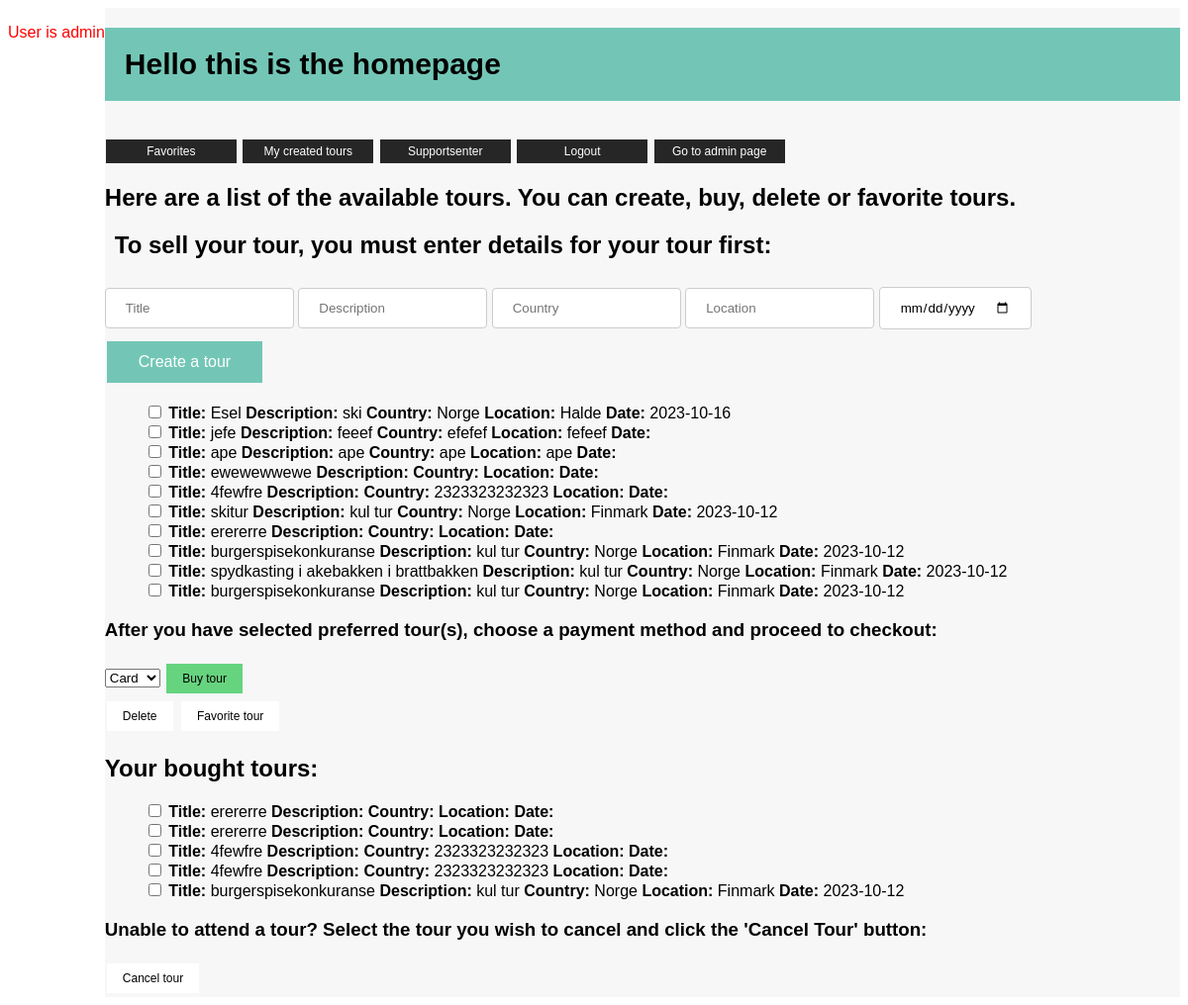
Page /homepage on the earlier database version.
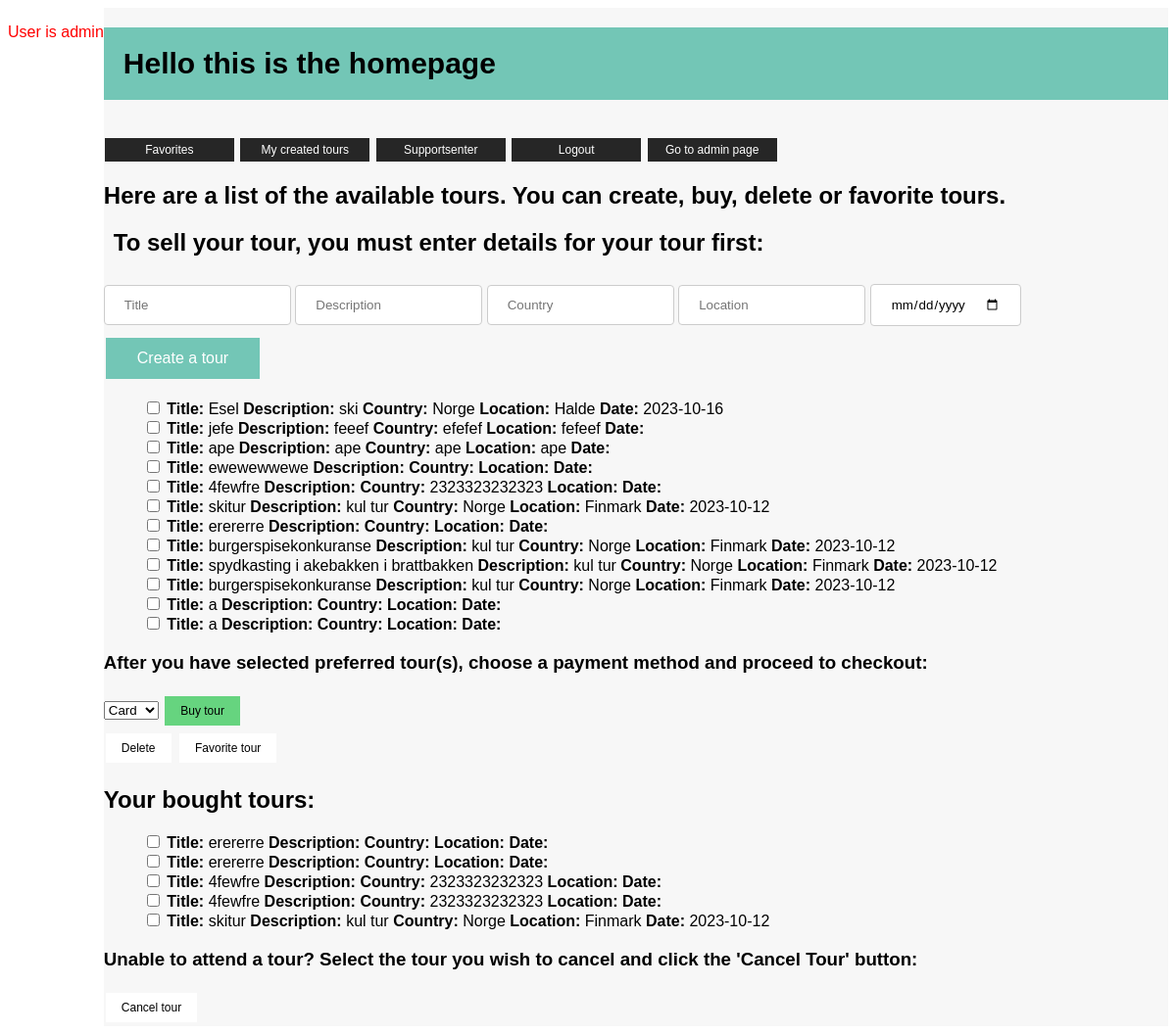
Same page on the later database version.
### tables this page shows
CREATE TABLE Tour(
                ID INTEGER PRIMARY KEY AUTOINCREMENT,
                Title TEXT,
                Description TEXT,
                Country TEXT,
                Location TEXT,
                Date DATETIME
    );

CREATE TABLE TourBooked(
                User_ID INTEGER,
                Tour_ID INTEGER
    );

### app.py (the view)
@application.route('/homepage')
def homepage():
    global global_user_id
    list_tours = get_list_tours()
    list_of_bought_tours = get_list_of_user_bought_tours(global_user_id)
    is_admin = get_user_online_is_admin
    return render_template('/homepage.html', is_admin=is_admin, list_of_tours=list_tours, list_of_bought_tours=list_of_bought_tours)

### backend/database/Tour.py (called while the page is built)
def list_of_user_bought_tours(global_id):
    db = sqlite3.connect('backend/database/database.db')
    cursor = db.cursor()
    cursor.execute('''SELECT *
        FROM Tour
        INNER JOIN TourBooked on Tour.ID = TourBooked.Tour_ID
        WHERE TourBooked.User_ID = ?''', (global_id,))
    list_of_bought_tours = cursor.fetchall()
    db.close()
    return list_of_bought_tours

def list_tours():
    db = sqlite3.connect('backend/database/database.db')
    cursor = db.cursor()
    cursor.execute("SELECT * from Tour")
    list = cursor.fetchall()
    return list

### backend/handler/tour_handler.py (called while the page is built)
def get_list_tours():
    return list_tours()

def get_list_of_user_bought_tours(global_id):
    return list_of_user_bought_tours(global_id)

### frontend/templates/homepage.html (shortened to what this page needs)
<!DOCTYPE html>
<html lang="en">
<head>
    <link rel="stylesheet" type="text/css" href="{{ url_for('static', filename='css/homepage.css') }}">
</head>
<body>
<div id="grid">
    {% if is_admin %}
    <p style="color: red;">User is admin</p>
    {% endif %}
    <div id="colored_body">
    <h1 id="intro">Hello this is the homepage</h1><br>
    <a href="{{ url_for('favorites') }}" class="top_links_styling">Favorites</a>
    <a href="{{ url_for('who_bought') }}" class="top_links_styling">My created tours</a>
    <a href="{{ url_for('support_senter') }}" class="top_links_styling">Supportsenter</a>
    <a href="{{ url_for('index') }}" class="top_links_styling">Logout</a>
        {% if is_admin %}
            <a href="{{ url_for('adminpage') }}" class="top_links_styling">Go to admin page</a>
        {% endif %}
    <h2>Here are a list of the available tours. You can create, buy, delete or favorite tours.</h2>
    <h2 id="instruction">To sell your tour, you must enter details for your tour first:</h2>
    <form action="/create_a_tour" method="POST" id="form_create_tour_input">
        <input type="text" name="Title" placeholder="Title" class="input_styling">
        <input type="text" name="Description" placeholder="Description" class="input_styling">
        <input type="text" name="Country" placeholder="Country" class="input_styling">
        <input type="text" name="Location" placeholder="Location" class="input_styling">
        <input type="date" name="Date" class="input_styling">
        <button type="submit" class="tour_button_styling">Create a tour</button>
    </form>
    <form action="/checkbox_tour" method="POST" id="available_tours">
        <ul>
            {% for tour in list_of_tours %}
            <li>
                <input type="checkbox" name="checkbox_row" value="{{ tour[0] }}">
                <strong>Title:</strong> {{ tour[1] }}
                <strong>Description:</strong> {{ tour[2] }}
                <strong>Country:</strong> {{ tour[3] }}
                <strong>Location:</strong> {{ tour[4] }}
                <strong>Date:</strong> {{ tour[5] }}
            </li>
            {% endfor %}
        </ul>
        <h3>After you have selected preferred tour(s), choose a payment method and proceed to checkout:</h3>
        <select id="dropdown">
            <option value="valg1">Card</option>
        </select>
        <button type="submit" name="handle_action" value="buy" class="checkbox_buy_button_styling">Buy tour</button> <br>
        <button type="submit" name="handle_action" value="delete" class="checkbox_button_styling">Delete</button>
        <button type="submit" name="handle_action" value="favorite" class="checkbox_button_styling">Favorite tour</button>
    </form>
    <h2>Your bought tours:</h2>
    <form action="/remove_bought_tour" method="POST" id="bought_tours">
        <ul>
            {% for tour in list_of_bought_tours %}
            <li>
                <input type="checkbox" name="checkbox_bought_tour" value="{{ tour[0] }}">
                <strong>Title:</strong> {{ tour[1] }}
                <strong>Description:</strong> {{ tour[2] }}
                <strong>Country:</strong> {{ tour[3] }}
                <strong>Location:</strong> {{ tour[4] }}
                <strong>Date:</strong> {{ tour[5] }}
            </li>
            {% endfor %}
        </ul>
        <h3>Unable to attend a tour? Select the tour you wish to cancel and click the 'Cancel Tour' button:</h3>
        <button type="submit" name="handle_action" value="delete" class="checkbox_button_styling">Cancel tour</button>
    </form>
    </div>
</div>
</body>
</html>

### static/css/homepage.css (style rules this page uses)
* { font-family: "Gill Sans", sans-serif; }
#grid { display: grid; grid-template-columns: 1fr 1fr 1fr 1fr 1fr grid-template-rows: 1fr 1fr 1fr 1fr 1fr 1fr }
#intro { font-decoration: none; font-size: 30px; font-weight: 900; grid-column: 2/4; grid-row: 1/2; background-color: #73C6B6; padding: 20px; }
#instruction { font-decoration: none; grid-column: 2/5; grid-row: 1/2; padding-left: 10px; }
#form_create_tour_input { grid-column: 2/4; grid-row: 2/3; }
.input_styling { padding: 12px 20px; margin: 8px 0; display: inline-block; border: 1px solid #ccc; border-radius: 4px; box-sizing: border-box; }
.tour_button_styling { background-color: #73C6B6; border: none; color: white; padding: 12px 32px; text-align: center; text-decoration: none; display: inline-block; font-size: 16px; margin: 4px 2px; cursor: pointer; }
.checkbox_button_styling { background-color: #ffffff; border: none; color: black; padding: 8px 16px; text-align: center; text-decoration: none; display: inline-block; font-size: 12px; margin: 4px 2px; cursor: pointer; }
.checkbox_buy_button_styling { background-color: #66d47f; border: none; color: black; padding: 8px 16px; text-align: center; text-decoration: none; display: inline-block; font-size: 12px; margin: 4px 2px; cursor: pointer; }
.top_links_styling { background-color: #262626; border: none; color: white; padding: 5px 16px; width: 100px; text-align: center; text-decoration: none; display: inline-block; font-size: 12px; margin: 1px 1px; cursor: pointer; }
#available_tours { grid-column: 2/4; grid-row: 3/4; }
#bought_tours { grid-column: 2/4; grid-row: 5/6; }
#colored_body { grid-column: 2/4; grid-row: 1/5; background-color: #F7F7F7; }
ul { list-style-type: none; }

Differences in the rows shown:
added Tour: Title "a"
added Tour: Title "a"
changed TourBooked "kul tur": Title "burgerspisekonkuranse" → "skitur"
